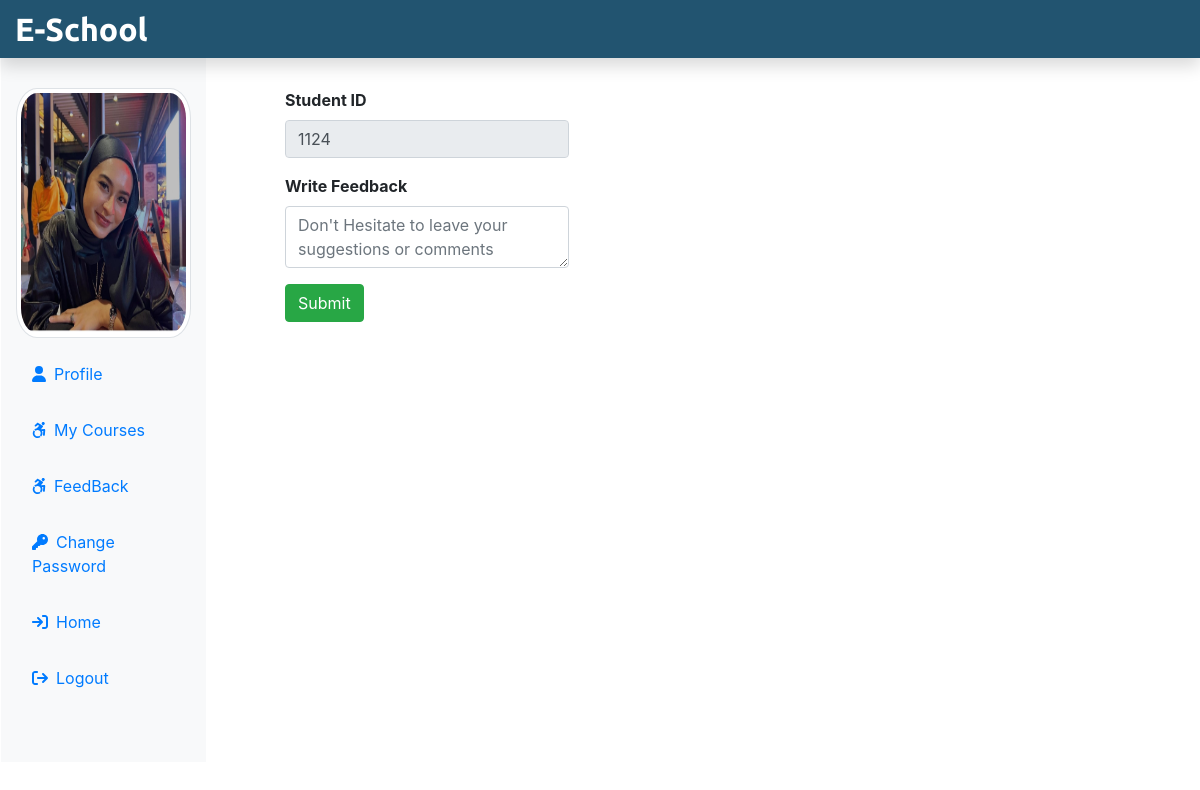
The page /eschool/Student/feedback.php (signed in) on the database its author committed.
### tables this page shows
CREATE TABLE `students` (
  `student_id` int(17) NOT NULL,
  `student_name` varchar(255) NOT NULL,
  `student_email` varchar(255) NOT NULL,
  `student_phone` varchar(255) NOT NULL,
  `student_password` varchar(255) NOT NULL,
  `student_image` text NOT NULL,
  `student_professions` varchar(255) NOT NULL,
  `student_signuptime` datetime NOT NULL DEFAULT current_timestamp(),
  `is_active` int(11) NOT NULL DEFAULT 1
);

### eschool/Student/feedback.php (the view, shortened to what this page needs)
<?php
include_once('../Partials/_dbconnect.php');
include_once('student_header.php');
if(isset($_SESSION['isLogin'])){
    $student_email = $_SESSION['student_Email'];
}else{
    echo'<script type="text/javascript">location.href="../index.php"</script>';
}
$sql = "SELECT * FROM students WHERE student_email='$student_email' AND is_active=1";
$result = $connection->query($sql);
if($result->num_rows ==1){
    $row =$result->fetch_assoc();
}
?>
<div class="col-md-4 mt-5">
    <form action="" class="mx-5" method="POST">
        <div class="form-group">
            <label for="student_id" class="font-weight-bold">Student ID</label>
            <input type="text" class="form-control" name="student_id" id="student_id" value="<?php if(isset($row['student_id'])){ echo $row['student_id'];}?>" readonly>
        </div>
        <div class="form-group">
            <label for="feedback_content" class="font-weight-bold">Write Feedback</label>
            <textarea class="form-control" name="feedback_content" id="feedback_content" rows="2" placeholder="Don't Hesitate to leave your suggestions or comments" required></textarea>
        </div>
        <button type="submit" class="btn btn-success" name="student_FeedBackBtn" id="student_FeedBackBtn">Submit</button>
    </form>
</div>
<?php include_once('student_footer.php'); ?>

### eschool/Student/student_header.php (shortened to what this page needs)
<?php
include_once('../Partials/_dbconnect.php');
if(isset($_SESSION['isLogin'])){
    $student_email = $_SESSION['student_Email'];
}else{
    echo'<script type="text/javascript">location.href="../index.php"</script>';
}
if(isset($student_email)){
    $sql = "SELECT student_image, student_name FROM students WHERE student_email='$student_email'";
    $result = $connection->query($sql);
    $row = $result->fetch_assoc();
    $student_image = $row['student_image'];
}
?>
<!DOCTYPE html>
<html lang="en">
<head>
    <link rel="stylesheet" href="../css/bootstrap.min.css">
    <link rel="stylesheet" href="../css/all.min.css">
    <link rel="stylesheet" href="https://cdnjs.cloudflare.com/ajax/libs/OwlCarousel2/2.3.4/assets/owl.carousel.min.css"
 />
    <link rel="stylesheet"
        href="https://cdnjs.cloudflare.com/ajax/libs/OwlCarousel2/2.3.4/assets/owl.theme.default.min.css"
 />
    <link rel="stylesheet" href="../css/style.css">
</head>
<body>
    <nav class="navbar navbar-dark fixed-top flex-md-nowrap p-0 shadow" style="background-color: #225470;">
        <a href="my_profile.php" class="navbar-brand col-sm-3 col-md-2 mr-0">E-School</a>
    </nav>
    <div class="conatiner-fluid mb-5" style="margin-top: 40px;">
        <div class="row">
            <nav class="col-sm-2 bg-light sidebar py-5 d-print-none mx-3">
                <div class="sidebar-sticky">
                    <ul class="nav flex-column">
                        <li class="nav-item mb-3">
                            <img src="<?php echo $student_image; ?>" alt="" class="img-thumbnail"
                                style="height: 250px; width: 250px; border-radius: 12%">
                        </li>
                        <li class="nav-item mb-3">
                            <a class="nav-link" href="my_profile.php"><i class="fas fa-user  mr-2"></i>Profile </a>
                        </li>
                        <li class="nav-item mb-3">
                            <a class="nav-link" href="my_courses.php"><i class="fab fa-accessible-icon  mr-2"></i>My
                                Courses</a>
                        </li>
                        <li class="nav-item mb-3">
                            <a href="feedback.php" class="nav-link"><i class="fab fa-accessible-icon mr-2"></i>FeedBack</a>
                        </li>
                        <li class="nav-item mb-3">
                            <a href="student_change_password.php" class="nav-link"><i class="fas fa-key  mr-2"></i>Change
                                Password</a>
                        </li>
                        <li class="nav-item mb-3">
                            <a href="../index.php" class="nav-link"><i class="fas fa-sign-in  mr-2"></i>Home</a>
                        </li>
                        <li class="nav-item mb-3">
                            <a href="../logout.php" class="nav-link"><i class="fas fa-sign-out  mr-2"></i>Logout</a>
                        </li>
                    </ul>
                </div>
            </nav>
<?php include_once('student_footer.php'); ?>

### eschool/css/style.css (style rules this page uses)
* { margin: 0; padding: 0; box-sizing: border-box; }
.navbar-brand { font-family: 'Ubuntu', sans-serif; font-size: 2em; font-weight: bold; color: #fff; }

### rows shown on the page
students: student_image (picture), student_id "1124"
